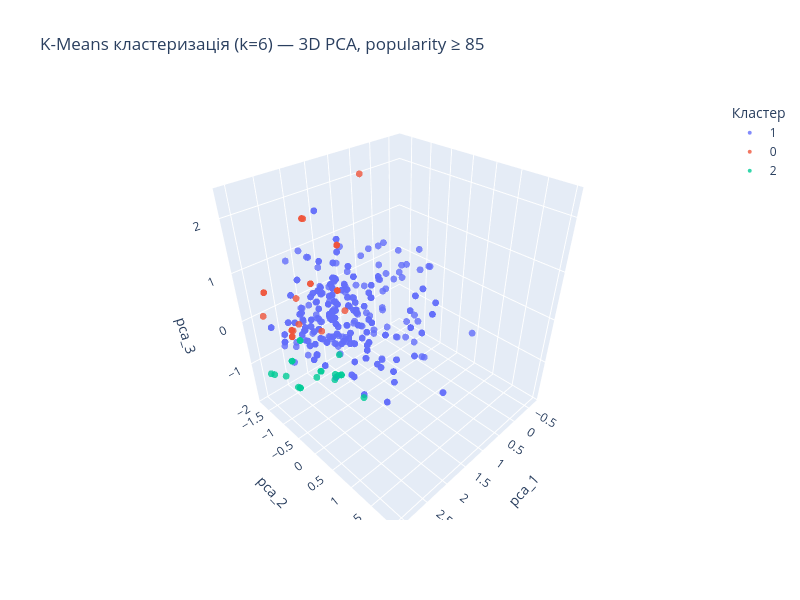

Notebook code cell kept with this figure:
### Code cell
df_vis_sample = df_vis.sample(n=min(500, len(df_vis)), random_state=42)

fig = px.scatter_3d(
    df_vis_sample,
    x='pca_1', y='pca_2', z='pca_3',
    color=df_vis_sample['cluster'].astype(str),
    title=f"K-Means кластеризація (k={OPTIMAL_K}) — 3D PCA, popularity ≥ 85",
    labels={'color': 'Кластер'},
    opacity=0.8,
    width=800,
    height=600
)
fig.update_traces(marker=dict(size=4))
fig.show()

### Figure 1 — Plotly figure (JSON) as saved in the notebook; plotly's stock layout.template omitted (floating-point values rounded to 4 significant figures; data arrays with more than 128 entries replaced by an {"elided": "..."} marker saying what was removed)
{"data": [{"hovertemplate": "Кластер=1<br>pca_1=%{x}<br>pca_2=%{y}<br>pca_3=%{z}<extra></extra>", "legendgroup": "1", "marker": {"color": "#636efa", "opacity": 0.8, "size": 4, "symbol": "circle"}, "mode": "markers", "name": "1", "scene": "scene", "showlegend": true, "type": "scatter3d", "x": {"elided": "371 float values"}, "y": {"elided": "371 float values"}, "z": {"elided": "371 float values"}}, {"hovertemplate": "Кластер=0<br>pca_1=%{x}<br>pca_2=%{y}<br>pca_3=%{z}<extra></extra>", "legendgroup": "0", "marker": {"color": "#EF553B", "opacity": 0.8, "size": 4, "symbol": "circle"}, "mode": "markers", "name": "0", "scene": "scene", "showlegend": true, "type": "scatter3d", "x": [2.924, 1.85, 2.37, 0.9925, 2.388, 2.771, 2.038, 1.85, 2.441, 2.924, 2.924, 2.771, 1.85, 2.908, 2.911, 2.908, 3.049, 1.851, 2.908, 2.37, 1.628, 1.628, 1.851, 1.628, 2.731, 1.838], "y": [-0.6366, -0.739, -0.7666, -1.007, -1.247, -1.659, -0.3214, -0.739, -0.4829, -0.6366, -0.6366, -1.659, -0.739, -0.6822, -0.6202, -0.6822, -1.292, -1.589, -0.6822, -0.7666, -0.9448, -0.9448, -1.589, -0.9448, -0.7079, -1.573], "z": [0.3009, 0.5448, 0.9057, 2.361, 0.3916, 0.5004, 0.4145, 0.5448, 0.1032, 0.3009, 0.3009, 0.5004, 0.5448, 0.1343, 0.2955, 0.1343, 0.3155, 1.64, 0.1343, 0.9057, 1.281, 1.281, 1.64, 1.281, 0.2867, 1.635]}, {"hovertemplate": "Кластер=2<br>pca_1=%{x}<br>pca_2=%{y}<br>pca_3=%{z}<extra></extra>", "legendgroup": "2", "marker": {"color": "#00cc96", "opacity": 0.8, "size": 4, "symbol": "circle"}, "mode": "markers", "name": "2", "scene": "scene", "showlegend": true, "type": "scatter3d", "x": [2.508, 3.039, 2.995, 1.875, 2.763, 2.767, 2.083, 1.622, 2.598, 2.311, 1.622, 2.266, 2.598, 2.159, 2.266, 2.767, 1.999, 2.508, 2.744, 3.078], "y": [-1.114, -1.293, -0.955, -0.8104, -0.9851, -0.9146, -0.7478, -1.143, -1.363, -0.2992, -1.143, -0.9178, -1.363, 0.205, -0.9178, -0.9146, -0.8337, -1.114, -0.3434, -1.342], "z": [-0.4191, -1.032, -0.8779, -0.9564, -1.331, -1.3, -1.431, -1.861, -1.015, -0.879, -1.861, -1.204, -1.015, -1.192, -1.204, -1.3, -1.405, -0.4191, -0.6727, -1.015]}], "layout": {"height": 600, "legend": {"title": {"text": "Кластер"}, "tracegroupgap": 0}, "scene": {"domain": {"x": [0, 1], "y": [0, 1]}, "xaxis": {"title": {"text": "pca_1"}}, "yaxis": {"title": {"text": "pca_2"}}, "zaxis": {"title": {"text": "pca_3"}}}, "title": {"text": "K-Means кластеризація (k=6) — 3D PCA, popularity ≥ 85"}, "width": 800}}
